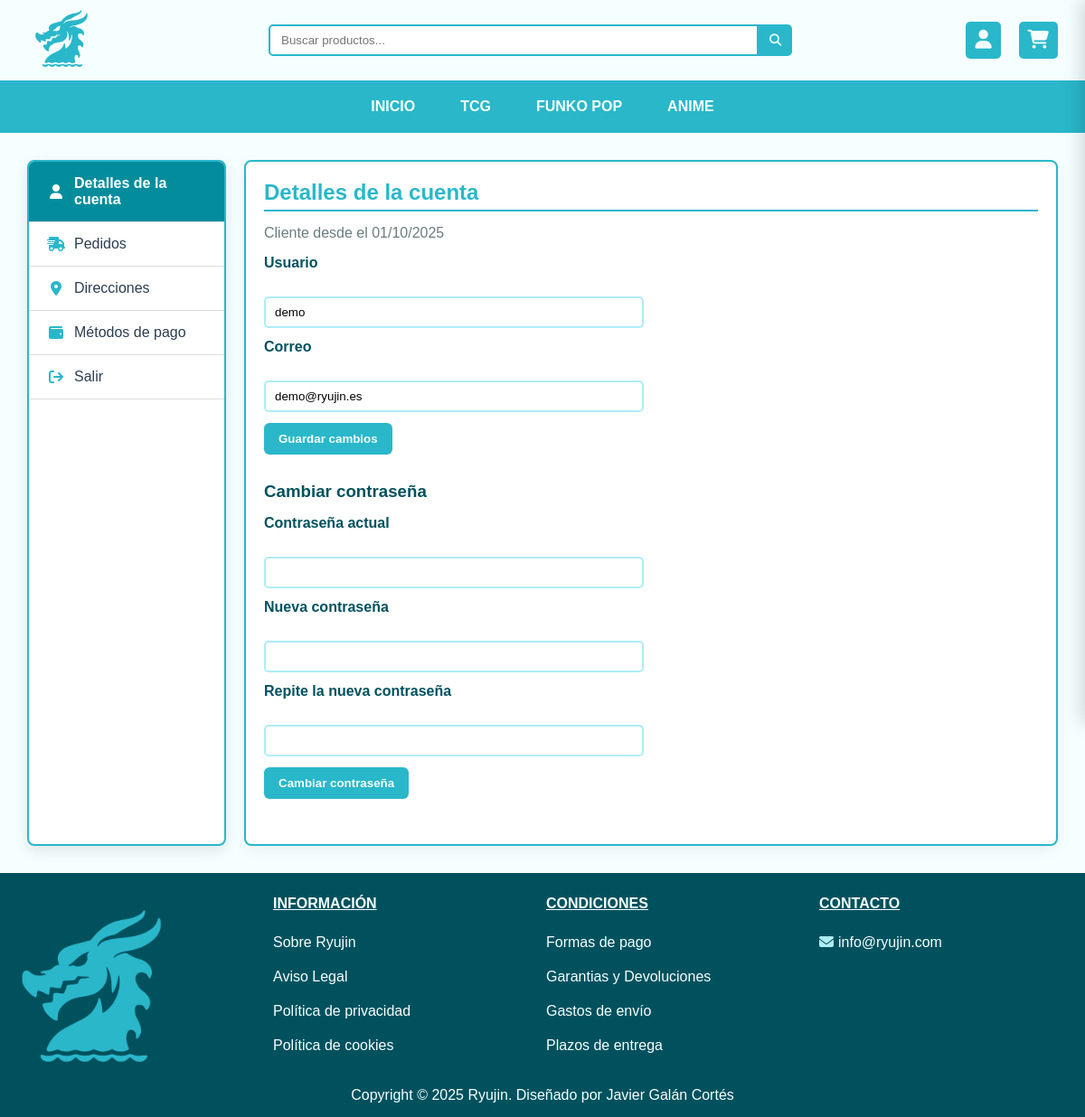
The app's page /perfil.php (signed in) with its own data.
### tables this page shows
CREATE TABLE `usuarios` (
  `id_usuario` int(11) NOT NULL,
  `usuario` varchar(50) NOT NULL,
  `correo` varchar(100) NOT NULL,
  `contrasena` varchar(255) NOT NULL,
  `fecha_registro` timestamp NOT NULL DEFAULT current_timestamp(),
  `admin` tinyint(1) NOT NULL DEFAULT 0
);

### php/funciones.php (called while the page is built, shortened)
<?php
function e($texto)
{
    return htmlspecialchars((string) ($texto ?? ''), ENT_QUOTES, 'UTF-8');
}

### perfil.php (the view, shortened to what this page needs)
<?php
require_once 'php/config.php';
$uid = (int) $_SESSION['usuario_id'];
$stmt = $pdo->prepare("SELECT id_usuario, usuario, correo, fecha_registro FROM usuarios WHERE id_usuario = :id");
$stmt->execute(['id' => $uid]);
$userData = $stmt->fetch();
include 'includes/cabecera.php';
?>
    <main class="perfil">
        <div class="menu-lateral">
            <ul>
                <li data-seccion="detalles" class="activo">
                    <i class="fas fa-user"></i>Detalles de la cuenta
                </li>
                <li data-seccion="pedidos">
                    <i class="fas fa-truck-fast"></i>Pedidos
                </li>
                <li data-seccion="direcciones">
                    <i class="fas fa-location-dot"></i>Direcciones
                </li>
                <li data-seccion="metodos">
                    <i class="fas fa-wallet"></i>Métodos de pago
                </li>
                <li data-seccion="salir">
                    <i class="fas fa-arrow-right-from-bracket"></i>Salir
                </li>
            </ul>
        </div>
        <div class="contenido-perfil">
            <div id="detalles" class="seccion activo">
                <h2>Detalles de la cuenta</h2>
                <p class="dato-cuenta">Cliente desde el <?php echo e(date('d/m/Y', strtotime($userData['fecha_registro']))); ?></p>
                <form action="php/update_usuario.php" method="post" class="form-detalles">
                    <label>Usuario</label><br />
                    <input type="text" name="usuario" required maxlength="50" value="<?php echo e($userData['usuario']); ?>" /><br />
                    <label>Correo</label><br />
                    <input type="email" name="correo" required maxlength="100" value="<?php echo e($userData['correo']); ?>" /><br />
                    <button type="submit">Guardar cambios</button>
                </form>
                <h3>Cambiar contraseña</h3>
                <form action="php/cambia_contrasena.php" method="post" class="form-detalles">
                    <label>Contraseña actual</label><br />
                    <input type="password" name="contrasena_actual" required autocomplete="current-password" /><br />
                    <label>Nueva contraseña</label><br />
                    <input type="password" name="contrasena_nueva" required minlength="8" autocomplete="new-password" /><br />
                    <label>Repite la nueva contraseña</label><br />
                    <input type="password" name="repetir_contrasena" required minlength="8" autocomplete="new-password" /><br />
                    <button type="submit">Cambiar contraseña</button>
                </form>
            </div>
        </div>
    </main>
<?php include 'includes/pie.php'; ?>

### css/style.css (style rules this page uses)
:root { --cian-50: #F6FFFF; --cian-100: #E9F9FC; --cian-300: #AEEDF7; --cian-500: #2AB7CA; --cian-700: #00515E; --dorado-50: #FFFDF2; --dorado-100: #FEF5E4; --dorado-300: #FDDB9A; --dorado-500: #FBBD23; --dorado-700: #5E3F00; --rojo-50: #FFF9F7; --rojo-100: #FFEEEB; --rojo-300: #FFCECA; --rojo-500: #FF7B79; --rojo-700: #E7283C; --verde-50: #F9FFF9; --verde-100: #EEF9EF; --verde-300: #C2EDC6; --verde-500: #78C883; --verde-700: #147323; }
* { margin: 0; padding: 0; box-sizing: border-box; }
body { font-family: Arial, sans-serif; background-color: var(--cian-50); color: var(--cian-700); }
.perfil, .admin { display: flex; gap: 20px; margin: 30px; }
.menu-lateral { width: 220px; background-color: #fff; border: 2px solid #2ab7ca; border-radius: 8px; overflow: hidden; box-shadow: 0 5px 15px rgba(0, 0, 0, 0.1); color: #2c3e50; position: sticky; top: 20px; }
.menu-lateral ul { list-style: none; padding: 0; margin: 0; }
.menu-lateral li { padding: 15px 20px; cursor: pointer; display: flex; align-items: center; gap: 10px; border-bottom: 1px solid #ddd; transition: 0.3s; }
.menu-lateral li.activo { background: #038d9c; color: #fff; font-weight: bold; }
.menu-lateral li.activo i { color: #fff; }
.menu-lateral i { min-width: 20px; text-align: center; color: #2ab7ca; }
.contenido-perfil, .contenido-admin { flex: 1; padding: 20px; background-color: #fff; border: 2px solid #2ab7ca; border-radius: 8px; box-shadow: 0 5px 15px rgba(0, 0, 0, 0.05); min-height: 400px; }
.seccion { display: none; }
.seccion.activo { display: block; }
.contenido-perfil h2 { margin-bottom: 15px; color: #2ab7ca; border-bottom: 2px solid #2ab7ca; padding-bottom: 5px; }
label { display: block; margin-bottom: 6px; font-weight: 700; color: var(--cian-700); }
input[type="submit"], input[type="button"], button[type="submit"], button[type="button"] { font-family: inherit; }
.form-detalles { max-width: 420px; margin-bottom: 30px; }
.form-detalles input { width: 100%; padding: 8px 10px; margin: 4px 0 12px; border: 2px solid var(--cian-300); border-radius: 5px; outline: none; }
.form-detalles button { padding: 10px 16px; background: var(--cian-500); color: var(--cian-50); border: none; border-radius: 6px; font-weight: bold; cursor: pointer; }
.contenido-perfil h3 { margin: 10px 0 15px; color: var(--cian-700); }
.dato-cuenta { margin-bottom: 15px; color: #6b7c80; }

### records on screen
usuarios: fecha_registro "01/10/2025", usuario "demo", correo "demo@ryujin.es"
